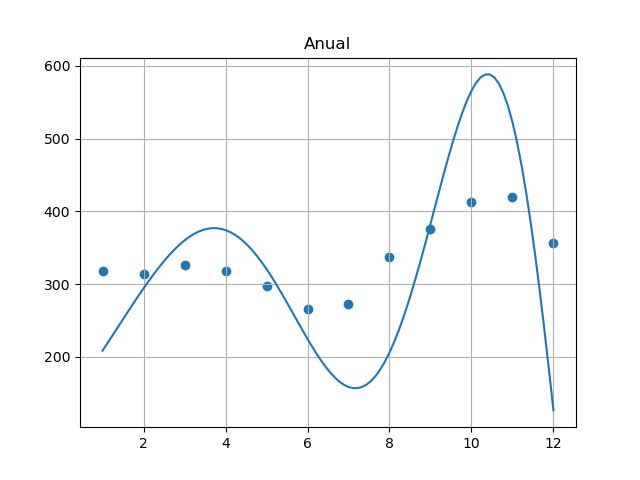

Python code for this plot:
import statistics as st
import numpy as np
import matplotlib.pyplot as plt
import pandas as pd

def rbf(x, c, s):
    """Função gaussiana"""
    return np.exp(-1 / (2 * s**2) * (x - c)**2)

def centro(n):
    """Retorna o centro das gaussianas, será determinado de acordo com o eixo x"""
    return np.linspace(1, 12, n)

def desvio(x):
    """Retorna o desvio padrão"""
    return st.pstdev(x)

def ac(w, v, t, n):
    """Faz o ajuste de funções de base radial, cada gaussiana tem como centro o endereço no eixo x"""
    s = 0
    for j in range(n):
        s += rbf(v[t], centro(n)[j], desvio(v)) * w[j]
    return s

def ano(m, h, n=5):
    """Faz o ajuste para todos os meses do ano"""

    # Vetor de funções (phi)
    phi = np.zeros((12, n))
    for i in range(12):
        for j in range(n):
            phi[i][j] = rbf(h[i], centro(n)[j], desvio(h))

    # Matriz de coeficientes (w)
    m1 = np.linalg.inv((phi).T @ phi)
    m2 = phi.T @ m
    w = m1 @ m2

    # Eixos
    x = np.linspace(1, 12, 100)
    y = np.zeros_like(x)

    # Plot
    for i in range(len(x)):
        y[i] = ac(w, x, i, n)
        if y[i] < 0:
            y[i] = 0
    plt.plot(x, y)
    plt.scatter(h, m)
    plt.xlabel('meses')
    plt.ylabel('radiação direta normal média (Wh/m²)')
    plt.grid()
    plt.title("Anual")
    plt.savefig('anual.png')
    plt.show()
    plt.clf()

# Carregando dados
df = pd.read_excel('dados-cn.xlsx')

# Calculando a média dos valores mensais
m = np.zeros(12)
m[0] = df['Jan'].mean()
m[1] = df['Feb'].mean()
m[2] = df['Mar'].mean()
m[3] = df['Apr'].mean()
m[4] = df['May'].mean()
m[5] = df['Jun'].mean()
m[6] = df['Jul'].mean()
m[7] = df['Aug'].mean()
m[8] = df['Sep'].mean()
m[9] = df['Oct'].mean()
m[10] = df['Nov'].mean()
m[11] = df['Dec'].mean()

# Array de meses
h = np.linspace(1, 12, 12)

# Executando o ajuste anual
ano(m, h)
